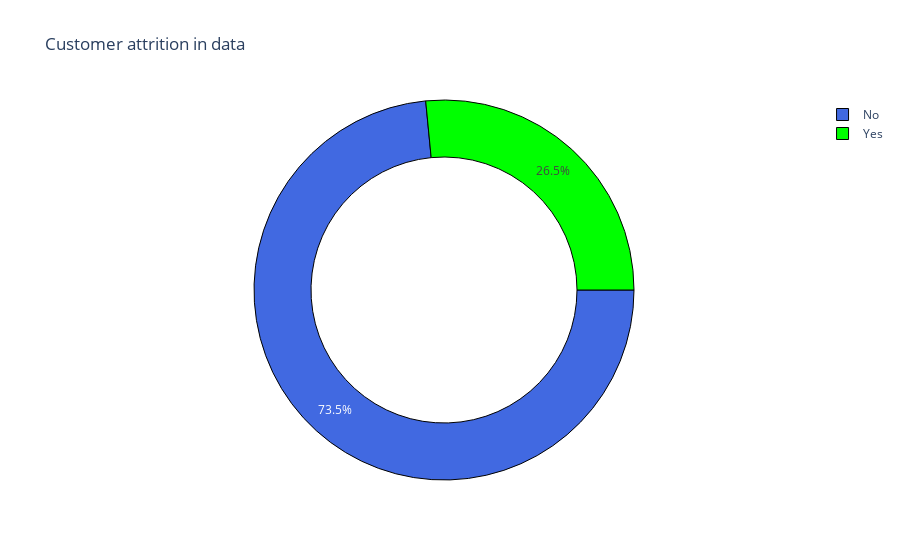

The code cell stored with this chart in its notebook:
### Code cell
#labels
lab = telcom["Churn"].value_counts().keys().tolist() # this will take only yes or no
#values
val = telcom["Churn"].value_counts().values.tolist() # count of yes n no

trace = go.Pie(labels = lab ,
               values = val ,
               marker = dict(colors =  ['royalblue' ,'lime'],# colour inside the Pie charts
                             line = dict(color = "black",width =  1.0)),# line is whit an width of line
               rotation = 90,hole = .7) # rotation like a circle & hole circle inside Pie charts

layout = go.Layout(dict(title = "Customer attrition in data"))

data = [trace]
fig = go.Figure(data = data,layout = layout)
py.iplot(fig)

### Figure 1 — Plotly figure (JSON) as saved in the notebook; plotly's stock layout.template omitted (floating-point values rounded to 4 significant figures)
{"data": [{"hole": 0.7, "labels": ["No", "Yes"], "marker": {"colors": ["royalblue", "lime"], "line": {"color": "black", "width": 1}}, "rotation": 90, "type": "pie", "values": [5174, 1869]}], "layout": {"title": {"text": "Customer attrition in data"}}}
